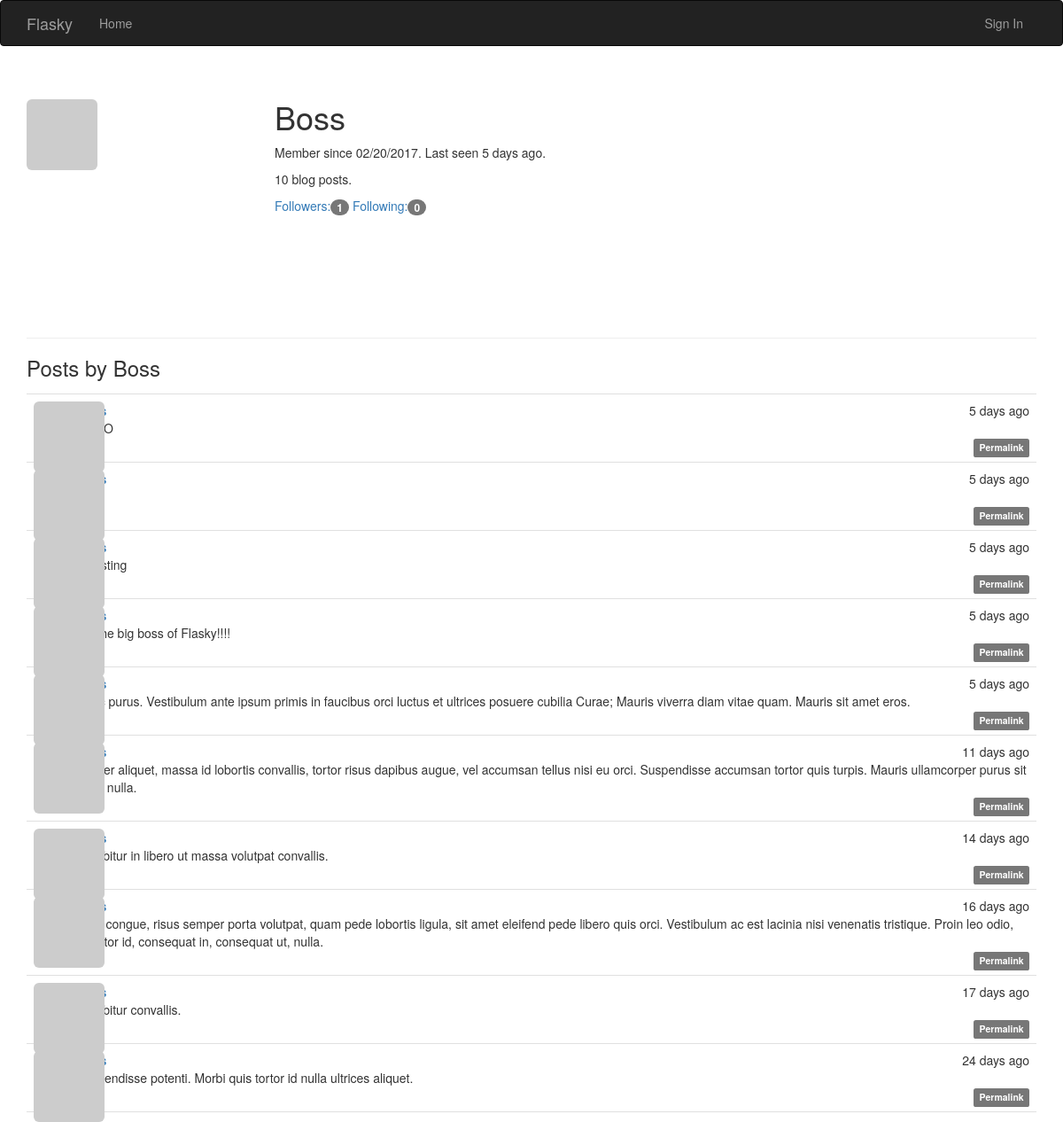
Screenshot of /user/Boss with the database file from the repository.
### app/models.py (models this page shows, shortened)
class User(UserMixin, db.Model):
    __tablename__ = "users"
    id = db.Column(db.Integer, primary_key=True)
    email = db.Column(db.String(64), unique=True, index=True)
    username = db.Column(db.String(64), unique=True, index=True)
    role_id = db.Column(db.Integer, db.ForeignKey("roles.id"))
    password_hash = db.Column(db.String(128))
    confirmed = db.Column(db.Boolean, default=False)
    new_email = db.Column(db.String(64), index=True)
    name = db.Column(db.String(64))
    location = db.Column(db.String(64))
    about_me = db.Column(db.Text())
    member_since = db.Column(db.DateTime(), default=datetime.utcnow)
    last_seen = db.Column(db.DateTime(), default=datetime.utcnow)
    avatar_hash = db.Column(db.String(32))
    posts = db.relationship("Post", backref="author", lazy="dynamic")
    followed = db.relationship("Follow", foreign_keys=[Follow.follower_id],
                               backref=db.backref("follower", lazy="joined"),
                               lazy="dynamic",
                               cascade="all,delete-orphan")
    followers = db.relationship("Follow", foreign_keys=[Follow.followed_id],
                                backref=db.backref("followed", lazy="joined"),
                                lazy="dynamic",
                                cascade="all,delete-orphan")
    @property
    def password(self):
        raise AttributeError("password is not a readable attribute")
    def gravatar(self, size=100, default="retro", rating="g"):
        if request.is_secure:
            url = "https://secure.gravatar.com/avatar"
        else:
            url = "http://www.gravatar.com/avatar"
        hash = self.avatar_hash or hashlib.md5(self.email.encode("utf-8")).hexdigest()
        return '{url}/{hash}?s={size}&d={default}&r={rating}'.format(url=url, hash=hash,
                                                                     size=size, default=default,
                                                                     rating=rating)

class Post(db.Model):
    __tablename__ = "posts"
    id = db.Column(db.Integer, primary_key=True)
    body = db.Column(db.Text)
    timestamp = db.Column(db.DateTime, index=True, default=datetime.utcnow)
    author_id = db.Column(db.Integer, db.ForeignKey("users.id"))
    body_html = db.Column(db.Text)

### app/main/views.py (the view)
@main.route("/user/<username>")
def user(username):
    user = User.query.filter_by(username=username).first()
    if user is None:
        abort(404)
    posts = user.posts.order_by(Post.timestamp.desc()).all()
    return render_template("user.html", user=user, posts=posts)

### app/auth/views.py (called while the page is built)
@auth.before_app_request
def before_request():
    if current_user.is_authenticated:
        current_user.ping()
        if not current_user.confirmed \
                and request.endpoint[:5] != "auth." \
                and request.endpoint != "static":
            return redirect(url_for("auth.unconfirmed"))

### app/main/__init__.py (called while the page is built)
@main.app_context_processor
def inject_permissions():
    return dict(Permission=Permission)

### app/models.py (called while the page is built)
    def can(self, permissions):
        return False

    def is_administrator(self):
        return False

### app/templates/user.html (shortened to what this page needs)
{% extends "base.html" %}
{% block page_content %}
    <div class="page-header">
        <img class="img-rounded profile-thumbnail" src="{{ user.gravatar(size=256) }}"/>
        <div class="profile-header">
            <h1>{{ user.username }}</h1>
            <p>
                Member since {{ moment(user.member_since).format("L") }}.
                Last seen {{ moment(user.last_seen).fromNow(refresh=True) }}.
            </p>
            <p>{{ user.posts.count() }} blog posts.</p>
            <a href="{{ url_for('main.followers',username=user.username) }}">
                Followers:<span class="badge">{{ user.followers.count()-1 }}</span>
            </a>
            <a href="{{ url_for('main.followed_by',username=user.username) }}">
                Following:<span class="badge">{{ user.followed.count()-1 }}</span>
            </a>
        </div>
    </div>
    <h3> Posts by {{ user.username }}</h3>
    {% include '_posts.html' %}
{% endblock %}

### app/templates/base.html (shortened to what this page needs)
{% extends "bootstrap/base.html" %}
{% block head %}
{{ super()}}
<link rel="stylesheet" type="text/css" href="{{ url_for('static', filename='styles.css') }}">
{% endblock %}
{% block navbar %}
<div class="navbar navbar-inverse" role="navigation">
    <div class="container" role="">
        <div class="navbar-header">
            <a class="navbar-brand" href="/">Flasky</a>
        </div>
        <div class="navbar-collapse collapse">
            <ul class="nav navbar-nav">
                <li><a href="/">Home</a></li>
            </ul>
            <ul class="nav navbar-nav navbar-right">
                {% if current_user.is_authenticated %}
                <li class="dropdown">
                    <a href="#" class="dropdown-toggle" data-toggle="dropdown">
                        <img src="{{current_user.gravatar(size=18)}}"/>
                        Account
                        <b class="caret"></b>
                    </a>
                    <ul class="dropdown-menu">
                        <li><a href="{{url_for('auth.change_pwd')}}">Change Password</a></li>
                        <li><a href="{{url_for('auth.change_email')}}">Change Email</a></li>
                        <li><a href="{{url_for('auth.logout')}}">Sign Out</a></li>
                    </ul>
                </li>
                {% else %}
                <li><a href="{{ url_for('auth.login')}}">Sign In</a></li>
                {% endif %}
            </ul>
        </div>
    </div>
</div>
{% endblock %}
{% block content %}
<div class="container">
    {% block page_content %} {% endblock %}
</div>
{% endblock %}

### app/templates/_posts.html (shortened to what this page needs)
<ul class="posts">
    {% for post in posts %}
        <li class="post">
            <div class="post-thumbnail">
                <a href="{{ url_for('main.user',username=post.author.username) }}">
                    <img class="img-rounded profile-thumbnail" src="{{ post.author.gravatar(size=40) }}"/>
                </a>
            </div>
            <div class="post-content">
                <div class="post-date">{{ moment(post.timestamp).fromNow() }}</div>
                <div class="post-author"><a
                        href="{{ url_for('main.user',username=post.author.username) }}">{{ post.author.username }}</a>
                </div>
                <div class="post-body">
                    {% if post.body_html %}
                        {{ post.body_html | safe }}
                    {% else %}
                        {{ post.body }}
                    {% endif %}
                </div>
                <div class="post-footer">
                    <a href="{{ url_for('main.post',id=post.id) }}">
                        <span class="label label-default">Permalink</span>
                    </a>
                </div>
            </div>
        </li>
    {% endfor %}
</ul>

### app/static/styles.css (style rules this page uses)
.profile-thumbnail { position: absolute; }
.profile-header { min-height: 260px; margin-left: 280px; }
ul.posts { list-style-type: none; padding: 0px; margin: 16px 0px 0px 0px; border-top: 1px solid #e0e0e0; }
ul.posts li.post { padding: 8px; border-bottom: 1px solid #e0e0e0; }
div.post-date { float: right; }
div.post-author { font-weight: bold; }
div.post-thumbnail { position: absolute; }
div.post-content { margin-left: 48px; min-height: 48px; }
div.post-footer { text-align: right; }

### rows the page displays
User: username "Boss", member_since "02/20/2017", last_seen "5 days ago"
Post: timestamp "5 days ago"
Post: timestamp "5 days ago"
Post: timestamp "5 days ago"
Post: timestamp "5 days ago", body "I m the big boss of Flasky!!!!"
Post: timestamp "5 days ago", body "Nunc purus. Vestibulum ante ipsum primis in faucibus orci luctus et ultrices posuere cubilia Curae; Mauris viverra diam vitae quam. Mauris sit amet eros."
Post: timestamp "11 days ago", body "Integer aliquet, massa id lobortis convallis, tortor risus dapibus augue, vel accumsan tellus nisi eu orci. Suspendisse accumsan tortor quis turpis. Mauris ullamcorper purus sit amet nulla."
Post: timestamp "14 days ago", body "Curabitur in libero ut massa volutpat convallis."
Post: timestamp "16 days ago", body "Nam congue, risus semper porta volutpat, quam pede lobortis ligula, sit amet eleifend pede libero quis orci. Vestibulum ac est lacinia nisi venenatis tristique. Proin leo odio, porttitor id, consequat in, consequat ut, nulla."
Post: timestamp "17 days ago", body "Curabitur convallis."
Post: timestamp "24 days ago", body "Suspendisse potenti. Morbi quis tortor id nulla ultrices aliquet."

### other values shown
{{ user.posts.count() }} "10"
{{ user.followers.count()-1 }} "1"
{{ user.followed.count()-1 }} "0"
